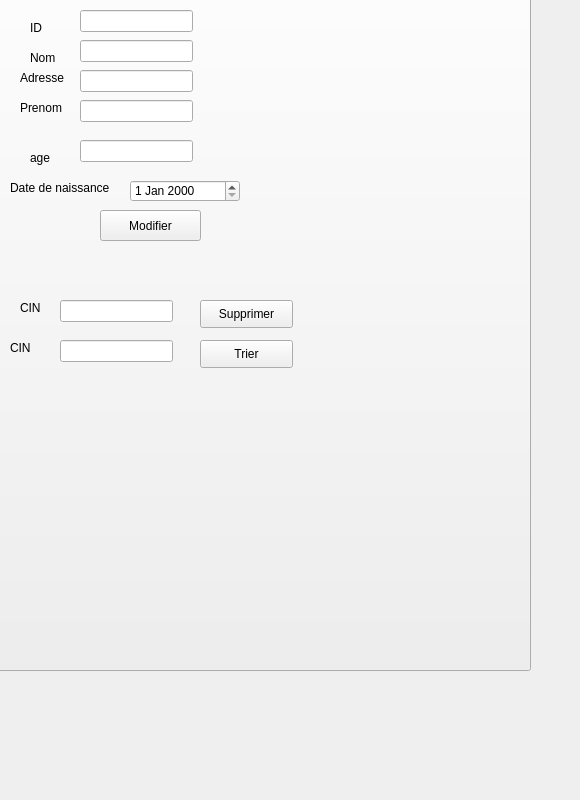
      <widget class="QWidget" name="tab_19">
       <attribute name="title">
        <string>Modifier</string>
       </attribute>
       <widget class="QPushButton" name="pushButton_19">
        <property name="geometry">
         <rect>
          <x>-40</x>
          <y>-120</y>
          <width>571</width>
          <height>791</height>
         </rect>
        </property>
        <property name="text">
         <string/>
        </property>
        <property name="icon">
         <iconset>
          <normaloff>../Creator The Podcast (6).png</normaloff>../Creator The Podcast (6).png</iconset>
        </property>
        <property name="iconSize">
         <size>
          <width>1000</width>
          <height>1000</height>
         </size>
        </property>
       </widget>
       <widget class="QLabel" name="label_43">
        <property name="geometry">
         <rect>
          <x>20</x>
          <y>70</y>
          <width>56</width>
          <height>16</height>
         </rect>
        </property>
        <property name="text">
         <string>Adresse</string>
        </property>
       </widget>
       <widget class="QLabel" name="label_40">
        <property name="geometry">
         <rect>
          <x>10</x>
          <y>180</y>
          <width>121</width>
          <height>16</height>
         </rect>
        </property>
        <property name="text">
         <string>Date de naissance</string>
        </property>
       </widget>
       <widget class="QLabel" name="label_42">
        <property name="geometry">
         <rect>
          <x>30</x>
          <y>20</y>
          <width>56</width>
          <height>16</height>
         </rect>
        </property>
        <property name="text">
         <string>ID</string>
        </property>
       </widget>
       <widget class="QLabel" name="label_41">
        <property name="geometry">
         <rect>
          <x>30</x>
          <y>50</y>
          <width>56</width>
          <height>16</height>
         </rect>
        </property>
        <property name="text">
         <string>Nom</string>
        </property>
       </widget>
       <widget class="QLabel" name="label_38">
        <property name="geometry">
         <rect>
          <x>20</x>
          <y>100</y>
          <width>56</width>
          <height>16</height>
         </rect>
        </property>
        <property name="text">
         <string>Prenom</string>
        </property>
       </widget>
       <widget class="QLabel" name="label_44">
        <property name="geometry">
         <rect>
          <x>30</x>
          <y>150</y>
          <width>56</width>
          <height>16</height>
         </rect>
        </property>
        <property name="text">
         <string>age</string>
        </property>
       </widget>
       <widget class="QLineEdit" name="cin_2">
        <property name="geometry">
         <rect>
          <x>80</x>
          <y>10</y>
          <width>113</width>
          <height>22</height>
         </rect>
        </property>
       </widget>
       <widget class="QLineEdit" name="nom_4">
        <property name="geometry">
         <rect>
          <x>80</x>
          <y>40</y>
          <width>113</width>
          <height>22</height>
         </rect>
        </property>
       </widget>
       <widget class="QLineEdit" name="prenom_2">
        <property name="geometry">
         <rect>
          <x>80</x>
          <y>70</y>
          <width>113</width>
          <height>22</height>
         </rect>
        </property>
       </widget>
       <widget class="QLineEdit" name="age_2">
        <property name="geometry">
         <rect>
          <x>80</x>
          <y>100</y>
          <width>113</width>
          <height>22</height>
         </rect>
        </property>
       </widget>
       <widget class="QLineEdit" name="adresse_2">
        <property name="geometry">
         <rect>
          <x>80</x>
          <y>140</y>
          <width>113</width>
          <height>22</height>
         </rect>
        </property>
       </widget>
       <widget class="QDateEdit" name="dateEdit_3">
        <property name="geometry">
         <rect>
          <x>130</x>
          <y>180</y>
          <width>110</width>
          <height>22</height>
         </rect>
        </property>
       </widget>
       <widget class="QPushButton" name="updateI">
        <property name="geometry">
         <rect>
          <x>100</x>
          <y>210</y>
          <width>101</width>
          <height>31</height>
         </rect>
        </property>
        <property name="text">
         <string>Modifier</string>
        </property>
       </widget>
       <widget class="QLineEdit" name="sup_cin">
        <property name="geometry">
         <rect>
          <x>60</x>
          <y>300</y>
          <width>113</width>
          <height>22</height>
         </rect>
        </property>
       </widget>
       <widget class="QLabel" name="label_45">
        <property name="geometry">
         <rect>
          <x>20</x>
          <y>300</y>
          <width>56</width>
          <height>16</height>
         </rect>
        </property>
        <property name="text">
         <string>CIN</string>
        </property>
       </widget>
       <widget class="QPushButton" name="daleteI">
        <property name="geometry">
         <rect>
          <x>200</x>
          <y>300</y>
          <width>93</width>
          <height>28</height>
         </rect>
        </property>
        <property name="text">
         <string>Supprimer</string>
        </property>
       </widget>
       <widget class="QLineEdit" name="id_affiche">
        <property name="geometry">
         <rect>
          <x>60</x>
          <y>340</y>
          <width>113</width>
          <height>22</height>
         </rect>
        </property>
       </widget>
       <widget class="QLabel" name="label_46">
        <property name="geometry">
         <rect>
          <x>10</x>
          <y>340</y>
          <width>56</width>
          <height>16</height>
         </rect>
        </property>
        <property name="text">
         <string>CIN</string>
        </property>
       </widget>
       <widget class="QPushButton" name="pushButtonI">
        <property name="geometry">
         <rect>
          <x>200</x>
          <y>340</y>
          <width>93</width>
          <height>28</height>
         </rect>
        </property>
        <property name="text">
         <string>Trier</string>
        </property>
       </widget>
      </widget>
